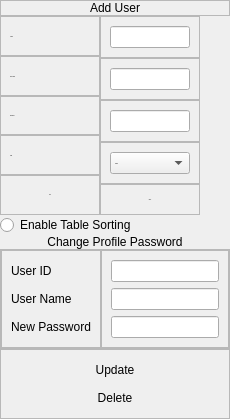
                  <widget class="QFrame" name="frame_125">
                   <property name="sizePolicy">
                    <sizepolicy hsizetype="Fixed" vsizetype="Expanding">
                     <horstretch>0</horstretch>
                     <verstretch>0</verstretch>
                    </sizepolicy>
                   </property>
                   <property name="frameShape">
                    <enum>QFrame::NoFrame</enum>
                   </property>
                   <property name="frameShadow">
                    <enum>QFrame::Plain</enum>
                   </property>
                   <layout class="QVBoxLayout" name="verticalLayout_88">
                    <property name="spacing">
                     <number>0</number>
                    </property>
                    <property name="leftMargin">
                     <number>0</number>
                    </property>
                    <property name="topMargin">
                     <number>0</number>
                    </property>
                    <property name="rightMargin">
                     <number>0</number>
                    </property>
                    <property name="bottomMargin">
                     <number>0</number>
                    </property>
                    <item>
                     <widget class="QFrame" name="frame_126">
                      <property name="sizePolicy">
                       <sizepolicy hsizetype="Preferred" vsizetype="Fixed">
                        <horstretch>0</horstretch>
                        <verstretch>0</verstretch>
                       </sizepolicy>
                      </property>
                      <property name="frameShape">
                       <enum>QFrame::StyledPanel</enum>
                      </property>
                      <property name="frameShadow">
                       <enum>QFrame::Raised</enum>
                      </property>
                      <layout class="QVBoxLayout" name="verticalLayout_92">
                       <property name="spacing">
                        <number>0</number>
                       </property>
                       <property name="leftMargin">
                        <number>0</number>
                       </property>
                       <property name="topMargin">
                        <number>0</number>
                       </property>
                       <property name="rightMargin">
                        <number>0</number>
                       </property>
                       <property name="bottomMargin">
                        <number>0</number>
                       </property>
                       <item>
                        <widget class="QLabel" name="label_60">
                         <property name="styleSheet">
                          <string notr="true">font: 16pt &quot;Century Gothic&quot;;</string>
                         </property>
                         <property name="text">
                          <string>Add User</string>
                         </property>
                         <property name="alignment">
                          <set>Qt::AlignCenter</set>
                         </property>
                        </widget>
                       </item>
                      </layout>
                     </widget>
                    </item>
                    <item>
                     <widget class="QFrame" name="frame_127">
                      <property name="sizePolicy">
                       <sizepolicy hsizetype="Fixed" vsizetype="Fixed">
                        <horstretch>0</horstretch>
                        <verstretch>0</verstretch>
                       </sizepolicy>
                      </property>
                      <property name="font">
                       <font>
                        <family>Century Gothic</family>
                        <pointsize>-1</pointsize>
                       </font>
                      </property>
                      <property name="autoFillBackground">
                       <bool>false</bool>
                      </property>
                      <property name="frameShape">
                       <enum>QFrame::NoFrame</enum>
                      </property>
                      <property name="frameShadow">
                       <enum>QFrame::Plain</enum>
                      </property>
                      <layout class="QHBoxLayout" name="horizontalLayout_42">
                       <property name="spacing">
                        <number>0</number>
                       </property>
                       <property name="sizeConstraint">
                        <enum>QLayout::SetDefaultConstraint</enum>
                       </property>
                       <property name="leftMargin">
                        <number>0</number>
                       </property>
                       <property name="topMargin">
                        <number>0</number>
                       </property>
                       <property name="rightMargin">
                        <number>0</number>
                       </property>
                       <property name="bottomMargin">
                        <number>0</number>
                       </property>
                       <item>
                        <widget class="QFrame" name="frame_128">
                         <property name="sizePolicy">
                          <sizepolicy hsizetype="Fixed" vsizetype="Preferred">
                           <horstretch>0</horstretch>
                           <verstretch>0</verstretch>
                          </sizepolicy>
                         </property>
                         <property name="frameShape">
                          <enum>QFrame::NoFrame</enum>
                         </property>
                         <property name="frameShadow">
                          <enum>QFrame::Plain</enum>
                         </property>
                         <layout class="QVBoxLayout" name="verticalLayout_93">
                          <property name="spacing">
                           <number>0</number>
                          </property>
                          <property name="leftMargin">
                           <number>0</number>
                          </property>
                          <property name="topMargin">
                           <number>0</number>
                          </property>
                          <property name="rightMargin">
                           <number>0</number>
                          </property>
                          <property name="bottomMargin">
                           <number>0</number>
                          </property>
                          <item>
                           <widget class="QFrame" name="frame_130">
                            <property name="frameShape">
                             <enum>QFrame::StyledPanel</enum>
                            </property>
                            <property name="frameShadow">
                             <enum>QFrame::Raised</enum>
                            </property>
                            <layout class="QVBoxLayout" name="verticalLayout_95">
                             <item>
                              <widget class="QLabel" name="label_62">
                               <property name="styleSheet">
                                <string notr="true">font: 12pt &quot;Century Gothic&quot;;
</string>
                               </property>
                               <property name="text">
                                <string>Name</string>
                               </property>
                              </widget>
                             </item>
                            </layout>
                           </widget>
                          </item>
                          <item>
                           <widget class="QFrame" name="frame_131">
                            <property name="frameShape">
                             <enum>QFrame::StyledPanel</enum>
                            </property>
                            <property name="frameShadow">
                             <enum>QFrame::Raised</enum>
                            </property>
                            <layout class="QVBoxLayout" name="verticalLayout_96">
                             <item>
                              <widget class="QLabel" name="label_63">
                               <property name="styleSheet">
                                <string notr="true">font: 12pt &quot;Century Gothic&quot;;
</string>
                               </property>
                               <property name="text">
                                <string>User Name</string>
                               </property>
                              </widget>
                             </item>
                            </layout>
                           </widget>
                          </item>
                          <item>
                           <widget class="QFrame" name="frame_132">
                            <property name="frameShape">
                             <enum>QFrame::StyledPanel</enum>
                            </property>
                            <property name="frameShadow">
                             <enum>QFrame::Raised</enum>
                            </property>
                            <layout class="QVBoxLayout" name="verticalLayout_97">
                             <item>
                              <widget class="QLabel" name="label_64">
                               <property name="styleSheet">
                                <string notr="true">font: 12pt &quot;Century Gothic&quot;;
</string>
                               </property>
                               <property name="text">
                                <string>Password</string>
                               </property>
                              </widget>
                             </item>
                            </layout>
                           </widget>
                          </item>
                          <item>
                           <widget class="QFrame" name="frame_133">
                            <property name="frameShape">
                             <enum>QFrame::StyledPanel</enum>
                            </property>
                            <property name="frameShadow">
                             <enum>QFrame::Raised</enum>
                            </property>
                            <layout class="QVBoxLayout" name="verticalLayout_98">
                             <item>
                              <widget class="QLabel" name="label_65">
                               <property name="styleSheet">
                                <string notr="true">font: 12pt &quot;Century Gothic&quot;;
</string>
                               </property>
                               <property name="text">
                                <string>Type</string>
                               </property>
                              </widget>
                             </item>
                            </layout>
                           </widget>
                          </item>
                          <item>
                           <widget class="QFrame" name="frame_198">
                            <property name="frameShape">
                             <enum>QFrame::StyledPanel</enum>
                            </property>
                            <property name="frameShadow">
                             <enum>QFrame::Raised</enum>
                            </property>
                            <layout class="QVBoxLayout" name="verticalLayout_143">
                             <item>
                              <widget class="QPushButton" name="users_add_btn">
                               <property name="cursor">
                                <cursorShape>PointingHandCursor</cursorShape>
                               </property>
                               <property name="styleSheet">
                                <string notr="true">font: 16pt &quot;Century Gothic&quot;;</string>
                               </property>
                               <property name="text">
                                <string>Add</string>
                               </property>
                               <property name="flat">
                                <bool>true</bool>
                               </property>
                              </widget>
                             </item>
                            </layout>
                           </widget>
                          </item>
                         </layout>
                        </widget>
                       </item>
                       <item>
                        <widget class="QFrame" name="frame_137">
                         <property name="sizePolicy">
                          <sizepolicy hsizetype="Fixed" vsizetype="Preferred">
                           <horstretch>0</horstretch>
                           <verstretch>0</verstretch>
                          </sizepolicy>
                         </property>
                         <property name="frameShape">
                          <enum>QFrame::NoFrame</enum>
                         </property>
                         <property name="frameShadow">
                          <enum>QFrame::Plain</enum>
                         </property>
                         <layout class="QVBoxLayout" name="verticalLayout_102">
                          <property name="spacing">
                           <number>0</number>
                          </property>
                          <property name="leftMargin">
                           <number>0</number>
                          </property>
                          <property name="topMargin">
                           <number>0</number>
                          </property>
                          <property name="rightMargin">
                           <number>0</number>
                          </property>
                          <property name="bottomMargin">
                           <number>0</number>
                          </property>
                          <item>
                           <widget class="QFrame" name="frame_139">
                            <property name="frameShape">
                             <enum>QFrame::StyledPanel</enum>
                            </property>
                            <property name="frameShadow">
                             <enum>QFrame::Raised</enum>
                            </property>
                            <layout class="QVBoxLayout" name="verticalLayout_104">
                             <item>
                              <widget class="QLineEdit" name="users_contact_no">
                               <property name="sizePolicy">
                                <sizepolicy hsizetype="Preferred" vsizetype="Fixed">
                                 <horstretch>0</horstretch>
                                 <verstretch>0</verstretch>
                                </sizepolicy>
                               </property>
                               <property name="placeholderText">
                                <string/>
                               </property>
                              </widget>
                             </item>
                            </layout>
                           </widget>
                          </item>
                          <item>
                           <widget class="QFrame" name="frame_140">
                            <property name="frameShape">
                             <enum>QFrame::StyledPanel</enum>
                            </property>
                            <property name="frameShadow">
                             <enum>QFrame::Raised</enum>
                            </property>
                            <layout class="QVBoxLayout" name="verticalLayout_105">
                             <item>
                              <widget class="QLineEdit" name="users_username">
                               <property name="sizePolicy">
                                <sizepolicy hsizetype="Preferred" vsizetype="Fixed">
                                 <horstretch>0</horstretch>
                                 <verstretch>0</verstretch>
                                </sizepolicy>
                               </property>
                               <property name="placeholderText">
                                <string/>
                               </property>
                              </widget>
                             </item>
                            </layout>
                           </widget>
                          </item>
                          <item>
                           <widget class="QFrame" name="frame_141">
                            <property name="frameShape">
                             <enum>QFrame::StyledPanel</enum>
                            </property>
                            <property name="frameShadow">
                             <enum>QFrame::Raised</enum>
                            </property>
                            <layout class="QVBoxLayout" name="verticalLayout_106">
                             <item>
                              <widget class="QLineEdit" name="users_password">
                               <property name="sizePolicy">
                                <sizepolicy hsizetype="Preferred" vsizetype="Fixed">
                                 <horstretch>0</horstretch>
                                 <verstretch>0</verstretch>
                                </sizepolicy>
                               </property>
                               <property name="placeholderText">
                                <string/>
                               </property>
                              </widget>
                             </item>
                            </layout>
                           </widget>
                          </item>
                          <item>
                           <widget class="QFrame" name="frame_142">
                            <property name="frameShape">
                             <enum>QFrame::StyledPanel</enum>
                            </property>
                            <property name="frameShadow">
                             <enum>QFrame::Raised</enum>
                            </property>
                            <layout class="QVBoxLayout" name="verticalLayout_107">
                             <item>
                              <widget class="QComboBox" name="users_id_type_combo">
                               <property name="cursor">
                                <cursorShape>PointingHandCursor</cursorShape>
                               </property>
                               <property name="styleSheet">
                                <string notr="true">font: 10pt &quot;Century Gothic&quot;;
</string>
                               </property>
                               <item>
                                <property name="text">
                                 <string>Admin</string>
                                </property>
                               </item>
                               <item>
                                <property name="text">
                                 <string>User</string>
                                </property>
                               </item>
                              </widget>
                             </item>
                            </layout>
                           </widget>
                          </item>
                          <item>
                           <widget class="QFrame" name="frame_199">
                            <property name="frameShape">
                             <enum>QFrame::StyledPanel</enum>
                            </property>
                            <property name="frameShadow">
                             <enum>QFrame::Raised</enum>
                            </property>
                            <layout class="QVBoxLayout" name="verticalLayout_144">
                             <item>
                              <widget class="QPushButton" name="uses_clear_btn">
                               <property name="cursor">
                                <cursorShape>PointingHandCursor</cursorShape>
                               </property>
                               <property name="styleSheet">
                                <string notr="true">font: 16pt &quot;Century Gothic&quot;;</string>
                               </property>
                               <property name="text">
                                <string>Clear</string>
                               </property>
                               <property name="flat">
                                <bool>true</bool>
                               </property>
                              </widget>
                             </item>
                            </layout>
                           </widget>
                          </item>
                         </layout>
                        </widget>
                       </item>
                      </layout>
                     </widget>
                    </item>
                    <item alignment="Qt::AlignVCenter">
                     <widget class="QRadioButton" name="User_RadioBtn">
                      <property name="styleSheet">
                       <string notr="true">font: 12pt &quot;Century Gothic&quot;;
</string>
                      </property>
                      <property name="text">
                       <string>Enable Table Sorting</string>
                      </property>
                     </widget>
                    </item>
                    <item alignment="Qt::AlignBottom">
                     <widget class="QFrame" name="frame_146">
                      <property name="sizePolicy">
                       <sizepolicy hsizetype="Preferred" vsizetype="Preferred">
                        <horstretch>0</horstretch>
                        <verstretch>0</verstretch>
                       </sizepolicy>
                      </property>
                      <property name="frameShape">
                       <enum>QFrame::NoFrame</enum>
                      </property>
                      <property name="frameShadow">
                       <enum>QFrame::Plain</enum>
                      </property>
                      <layout class="QVBoxLayout" name="verticalLayout_100">
                       <property name="spacing">
                        <number>0</number>
                       </property>
                       <property name="leftMargin">
                        <number>0</number>
                       </property>
                       <property name="topMargin">
                        <number>0</number>
                       </property>
                       <property name="rightMargin">
                        <number>0</number>
                       </property>
                       <property name="bottomMargin">
                        <number>0</number>
                       </property>
                       <item alignment="Qt::AlignTop">
                        <widget class="QLabel" name="label_67">
                         <property name="styleSheet">
                          <string notr="true">font: 16pt &quot;Century Gothic&quot;;</string>
                         </property>
                         <property name="text">
                          <string>Change Profile Password</string>
                         </property>
                         <property name="alignment">
                          <set>Qt::AlignCenter</set>
                         </property>
                        </widget>
                       </item>
                       <item>
                        <widget class="QFrame" name="frame_8">
                         <property name="frameShape">
                          <enum>QFrame::StyledPanel</enum>
                         </property>
                         <property name="frameShadow">
                          <enum>QFrame::Raised</enum>
                         </property>
                         <layout class="QHBoxLayout" name="horizontalLayout_43">
                          <property name="spacing">
                           <number>0</number>
                          </property>
                          <property name="leftMargin">
                           <number>0</number>
                          </property>
                          <property name="topMargin">
                           <number>0</number>
                          </property>
                          <property name="rightMargin">
                           <number>0</number>
                          </property>
                          <property name="bottomMargin">
                           <number>0</number>
                          </property>
                          <item>
                           <widget class="QFrame" name="frame_9">
                            <property name="frameShape">
                             <enum>QFrame::StyledPanel</enum>
                            </property>
                            <property name="frameShadow">
                             <enum>QFrame::Raised</enum>
                            </property>
                            <layout class="QVBoxLayout" name="verticalLayout_101">
                             <item>
                              <widget class="QLabel" name="label_87">
                               <property name="styleSheet">
                                <string notr="true">font: 12pt &quot;Century Gothic&quot;;
</string>
                               </property>
                               <property name="text">
                                <string>User ID</string>
                               </property>
                              </widget>
                             </item>
                             <item>
                              <widget class="QLabel" name="label_68">
                               <property name="styleSheet">
                                <string notr="true">font: 12pt &quot;Century Gothic&quot;;</string>
                               </property>
                               <property name="text">
                                <string>User Name</string>
                               </property>
                              </widget>
                             </item>
                             <item>
                              <widget class="QLabel" name="label_70">
                               <property name="styleSheet">
                                <string notr="true">font: 12pt &quot;Century Gothic&quot;;
</string>
                               </property>
                               <property name="text">
                                <string>New Password</string>
                               </property>
                              </widget>
                             </item>
                            </layout>
                           </widget>
                          </item>
                          <item>
                           <widget class="QFrame" name="frame_10">
                            <property name="frameShape">
                             <enum>QFrame::StyledPanel</enum>
                            </property>
                            <property name="frameShadow">
                             <enum>QFrame::Raised</enum>
                            </property>
                            <layout class="QVBoxLayout" name="verticalLayout_114">
                             <item>
                              <widget class="QLineEdit" name="users_user_name">
                               <property name="sizePolicy">
                                <sizepolicy hsizetype="Preferred" vsizetype="Fixed">
                                 <horstretch>0</horstretch>
                                 <verstretch>0</verstretch>
                                </sizepolicy>
                               </property>
                               <property name="placeholderText">
                                <string/>
                               </property>
                              </widget>
                             </item>
                             <item>
                              <widget class="QLineEdit" name="users_current_password">
                               <property name="sizePolicy">
                                <sizepolicy hsizetype="Preferred" vsizetype="Fixed">
                                 <horstretch>0</horstretch>
                                 <verstretch>0</verstretch>
                                </sizepolicy>
                               </property>
                               <property name="placeholderText">
                                <string/>
                               </property>
                              </widget>
                             </item>
                             <item>
                              <widget class="QLineEdit" name="users_new_password">
                               <property name="sizePolicy">
                                <sizepolicy hsizetype="Preferred" vsizetype="Fixed">
                                 <horstretch>0</horstretch>
                                 <verstretch>0</verstretch>
                                </sizepolicy>
                               </property>
                               <property name="placeholderText">
                                <string/>
                               </property>
                              </widget>
                             </item>
                            </layout>
                           </widget>
                          </item>
                         </layout>
                        </widget>
                       </item>
                       <item>
                        <widget class="QFrame" name="frame_11">
                         <property name="frameShape">
                          <enum>QFrame::StyledPanel</enum>
                         </property>
                         <property name="frameShadow">
                          <enum>QFrame::Raised</enum>
                         </property>
                         <layout class="QVBoxLayout" name="verticalLayout_115">
                          <item>
                           <widget class="QPushButton" name="users_update_btn">
                            <property name="cursor">
                             <cursorShape>PointingHandCursor</cursorShape>
                            </property>
                            <property name="styleSheet">
                             <string notr="true">font: 16pt &quot;Century Gothic&quot;;</string>
                            </property>
                            <property name="text">
                             <string>Update</string>
                            </property>
                            <property name="flat">
                             <bool>true</bool>
                            </property>
                           </widget>
                          </item>
                          <item>
                           <widget class="QPushButton" name="users_delete_btn">
                            <property name="cursor">
                             <cursorShape>PointingHandCursor</cursorShape>
                            </property>
                            <property name="styleSheet">
                             <string notr="true">font: 16pt &quot;Century Gothic&quot;;</string>
                            </property>
                            <property name="text">
                             <string>Delete</string>
                            </property>
                            <property name="flat">
                             <bool>true</bool>
                            </property>
                           </widget>
                          </item>
                         </layout>
                        </widget>
                       </item>
                      </layout>
                     </widget>
                    </item>
                   </layout>
                  </widget>
